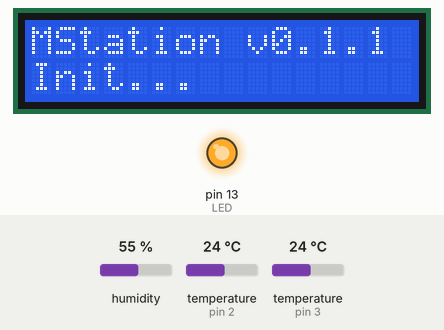
Bench run of a sketch on a simulated Arduino Uno, built with avr-gcc and run on an emulated ATmega328P. Parts: 16×2 character LCD, output pins drawn as LEDs (lit = HIGH). The test bench sets the inputs (shaded band); at power-on: humidity 55 %, temperature (sensors on pin 2, pin 3) 24 °C. What the sketch prints to the serial monitor is not drawn.

Above: at 0.1 s.
At 15.1 s:
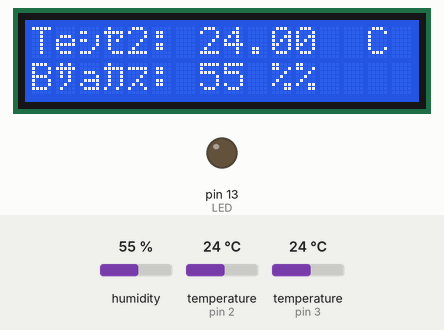
At 30.1 s:
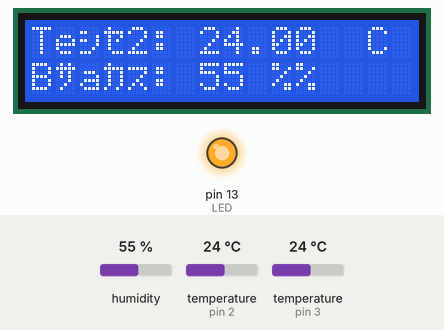
At 61.2 s:
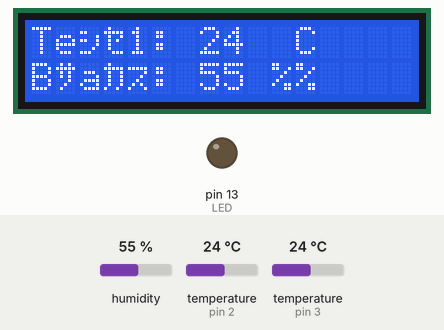
Timing chart, 0 to 122.6 s (numbered marks = the images above):
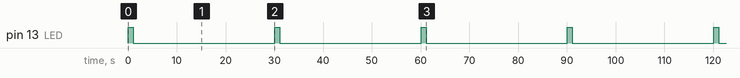

The sketch:

MStation.ino
```cpp
// (licence header left out)
#include <dht.h>
#include <LiquidCrystal.h>
#include <OneWire.h>

#define DS18B20_ID 0x28
#define DHT11_PIN 2
#define LED 13
#define DS18B20_TRYOUT 5
#define DS18B20_PIN 3

enum DS18_ERR{NOT_FOUND = 1, CRC_ADDR_FAIL, NOT_DS18B20_DEV, CRC_SCRATCH_FAIL};

dht DHT;
LiquidCrystal lcd(4, 5, 9, 10, 11, 12);
OneWire ds(DS18B20_PIN);
char tempS[16], humS[16], ds18_tempS[16];
float ds18_temp;
byte ds18_err;
byte addr[8];
unsigned long sensors_interval = 30000; // pause between readings of sensors
unsigned long lcd_interval = 15000; // pause between shows temperature from DS18 and DHT
unsigned long sending_interval = (unsigned long) 5*60*1000; // pause between sending data to serial (Min*Sec*Millis)
unsigned long prevMillis_sensors = sensors_interval, prevMillis_lcd = lcd_interval, prevMillis_sending = sending_interval;
byte temp12 = 0; // which temperature will show, 0 - from DHT, 1 - from DS18B20
float ds18_temp_mid = 0, DHT_temp_mid = 0, humid_mid = 0; // middle value calculation
byte ds18_data_read_count = 0;
byte dht_data_read_count = 0;

void setup()
{
  lcd.begin(16, 2);
  lcd.print("MStation v0.1.1");
  lcd.setCursor(0, 1);
  lcd.print("Init...");
  pinMode(LED, OUTPUT);
  Serial.begin(115200);
  Serial.println("MStationV0.1_Init");
  if (!getAddrDS18B20()) {
    Serial.print("ERR:DS18B20_FATAL_ERROR_");
    Serial.println(ds18_err);
  }
}

void loop()
{
  int chk;
  unsigned long currMillis = millis();

  // READ DATA FROM SENSORS
  if (currMillis - prevMillis_sensors > sensors_interval) {
    prevMillis_sensors = currMillis;
    // TURN ON LED
    digitalWrite(LED, HIGH);
    // READ DATA FROM DS18B20+ SENSORS
    if (getTempDS18B20()) {
      // sum values
      ds18_temp_mid += ds18_temp;
      // inc count
      ds18_data_read_count++;
    } else {
      Serial.print("ERR:DS18B20_ERROR_");
      Serial.println(ds18_err);
    }
    // READ DATA FROM DHT11 SENSORS
    chk = DHT.read11(DHT11_PIN);
    switch (chk)
    {
      case DHTLIB_OK:
        // inc count and sum values
        dht_data_read_count++;
        DHT_temp_mid += DHT.temperature;
        humid_mid += DHT.humidity;
        break;
      case DHTLIB_ERROR_CHECKSUM:
        Serial.println("Checksum_error");
        break;
      case DHTLIB_ERROR_TIMEOUT:
        Serial.println("Time_out_error");
        break;
      default:
        Serial.println("Unknown_error");
        break;
    }
    // TURN OFF LED
    digitalWrite(LED, LOW);
  }

  // SEND DATA
  if (currMillis - prevMillis_sending > sending_interval) {
    prevMillis_sending = currMillis;

    /* Uncomment if you don't wont send mid values
    Serial.print(ds18_temp, 2);
    Serial.print(',');
    Serial.print((int) DHT.temperature);
    Serial.print(',');
    Serial.println((int) DHT.humidity); */

    // send
    Serial.print((float) ds18_temp_mid/ds18_data_read_count, 2);
    Serial.print(',');
    Serial.print((float) DHT_temp_mid/dht_data_read_count, 2);
    Serial.print(',');
    Serial.println((float) humid_mid/dht_data_read_count, 2);

    // zero values and counter
    ds18_temp_mid = 0; DHT_temp_mid = 0; humid_mid = 0;
    ds18_data_read_count = 0; dht_data_read_count = 0;
  }

  // SHOW DATA
  if (currMillis - prevMillis_lcd > lcd_interval) {
    prevMillis_lcd = currMillis;
    // Convert double to char
    dtostrf(ds18_temp, 3, 2, ds18_tempS);
    // Print temp on LCD
    lcd.setCursor(0, 0);
    if (!temp12) {
      //lcd.print("Temp1: ");
      lcd.print("Te""\xBC\xBE""1: ");
      lcd.print((int) DHT.temperature);
      lcd.print(" \x99""C    ");
      temp12 = 1;
    } else {
      //lcd.print("Temp2: ");
      lcd.print("Te""\xBC\xBE""2: ");
      lcd.print(ds18_tempS);
      lcd.print(" \x99""C");
      temp12 = 0;
    }
    // Print humidity on LCD
    lcd.setCursor(0, 1);
    //lcd.print("Humid: ");
    lcd.print("\x42\xBB\x61\xB6\xBD"": ");
    lcd.print((int) DHT.humidity);
    lcd.print(" %%");
  }
}

boolean getTempDS18B20()
{
  byte i;
  byte data[12];

  ds.reset();
  ds.select(addr);
  ds.write(0x44, 0); // start conversion, without parasite power
  delay(1000); // delay must be >750ms

  ds.reset();
  ds.select(addr);
  ds.write(0xBE); //read scratchpad

  for (i = 0; i < 9; i++) {
    data[i] = ds.read();
  }
  // check CRC
  if (OneWire::crc8(data, 8) != data[8]) {
    ds18_err = CRC_SCRATCH_FAIL;
    return false;
  }

  ds18_temp = ((data[1] << 8) | data[0]) * 0.0625; // convert temperature

  return true;
}

boolean getAddrDS18B20()
{
  byte i;
  i = 0;
  while(!ds.search(addr)) {
    ds.reset_search();
    i++;
    if (i == DS18B20_TRYOUT) {
      ds18_err = NOT_FOUND;
      return false;
    }
    delay(250);
  }

  if (OneWire::crc8(addr, 7) != addr[7]) {
    ds18_err = CRC_ADDR_FAIL;
    return false;
  }

  if (addr[0] != DS18B20_ID) {
    ds18_err = NOT_DS18B20_DEV;
    return false;
  }

  return true;
}
//
// END OF FILE
//
```

Measured:
- by itself, pin 13 (LED): alternates HIGH for 1.0 s and LOW for 29.0 s
- by itself, everything shown: repeats every 60.0 s, in 8 steps
- what the display in image 1 shows lasts 16.0 s, from 15.1 s to 31.1 s
